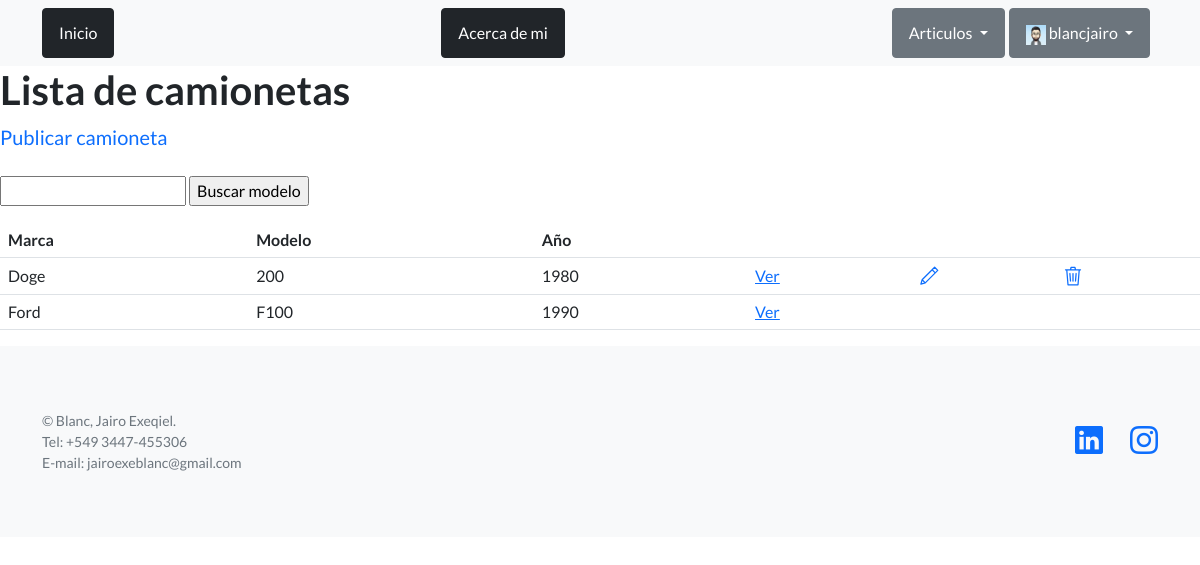
Before: /listados/lista_camionetas/ (signed in) with the older database file.
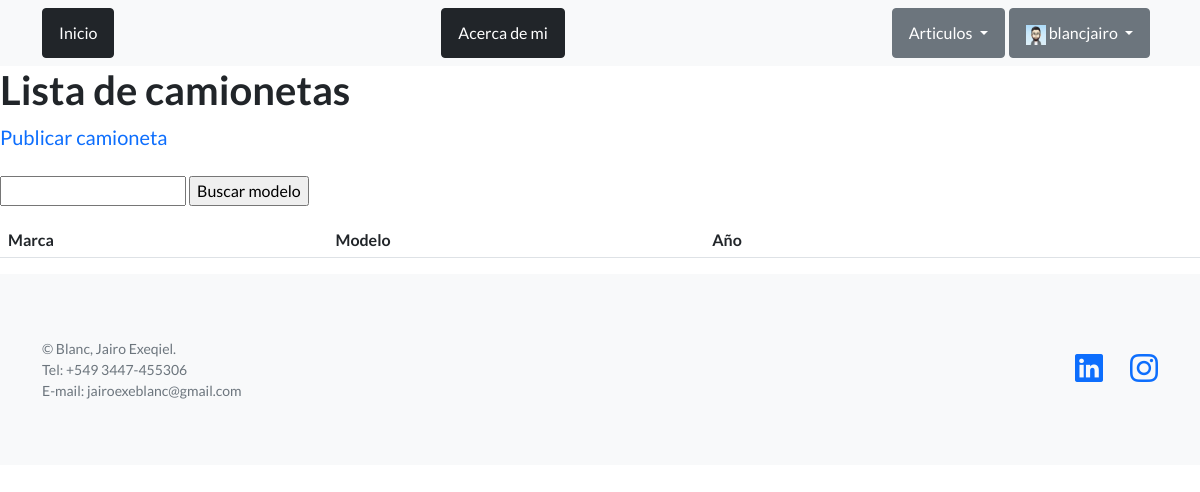
After: the same page with the newer database file.
### perfiles/models.py (models this page shows, shortened)
class Avatar(models.Model):
   user = models.OneToOneField(User, on_delete=models.CASCADE, null=True)
   imagen = models.ImageField(upload_to='avatares', null=True, blank=True)

### app_proyecto/models.py (models this page shows, shortened)
class Vehiculos(models.Model):
    marca = models.CharField(max_length=50)
    modelo = models.CharField(max_length=50)
    ano = models.CharField(max_length=4)
    color = models.CharField(max_length=15)
    equipamiento = models.CharField(max_length=100)
    descripcion = models.CharField(max_length=200)
    creador = models.ForeignKey(User, on_delete=models.SET_NULL, null=True)
    class Meta:
        abstract = True

class Camionetas(Vehiculos):
    pass

### app_proyecto/views.py (the view)
# urls.py: path('lista_camionetas/', camionetasListView.as_view(), name="camionetas"),
class camionetasListView(ListView):
    model = Camionetas
    template_name='app_proyecto/lista_camionetas.html'

### app_proyecto/templates/app_proyecto/lista_camionetas.html (shortened to what this page needs)
{% extends "app_proyecto/base.html" %}
{% block contenido%}
<section>
    <div>
        <h1>Lista de camionetas</h1>
        <a class="navbar-brand" href="{% url 'subir_camionetas' %}"> Publicar camioneta </a>
        <br><br>
        <form action="{% url 'buscar_camionetas' %}" method="POST">
            <input type="text" name="busqueda">
            <input type="submit" value="Buscar modelo">
        </form>
        <table class="table">
            <tbody>
                <tr>
                    <th> Marca </th>
                    <th> Modelo </th>
                    <th> Año </th>
                    <th>  </th>
                    <th>  </th>
                    <th>  </th>
                </tr>
                <tr>
                {% for camioneta in object_list %}
                    <td> {{camioneta.marca}} </td>
                    <td> {{camioneta.modelo}} </td>
                    <td> {{camioneta.ano}} </td>
                    <td>
                        <a href="{% url 'ver_camionetas' camioneta.id %}"> Ver </a>
                    </td>
                    <td>
                        {%if user == camioneta.creador %}
                        <a href="{% url 'editar_camionetas' camioneta.id %}"> <svg id="i-edit" xmlns="http://www.w3.org/2000/svg" viewBox="0 0 32 32" width="20" height="20" fill="none" stroke="currentcolor" stroke-linecap="round" stroke-linejoin="round" stroke-width="2">
                            <path d="M30 7 L25 2 5 22 3 29 10 27 Z M21 6 L26 11 Z M5 22 L10 27 Z" />
                        </svg>  </a>
                        {% endif %}
                    </td>
                    <td>
                        {%if user == camioneta.creador %}
                        <a href="{% url 'eliminar_camionetas' camioneta.id %}"> <svg id="i-trash" xmlns="http://www.w3.org/2000/svg" viewBox="0 0 32 32" width="20" height="20" fill="none" stroke="currentcolor" stroke-linecap="round" stroke-linejoin="round" stroke-width="2">
                            <path d="M28 6 L6 6 8 30 24 30 26 6 4 6 M16 12 L16 24 M21 12 L20 24 M11 12 L12 24 M12 6 L13 2 19 2 20 6" />
                        </svg></a>
                        {% endif %}
                    </td>
                </tr>
                {% endfor %}
            </tbody>
        </table>
    </div>
</section>
{% endblock contenido%}

### app_proyecto/templates/app_proyecto/base.html (shortened to what this page needs)
{% load static %}
<html lang="en">
    <head>
        <link href="https://cdn.jsdelivr.net/npm/bootstrap-icons@1.5.0/font/bootstrap-icons.css" rel="stylesheet" type="text/css" />
        <link href="{% static 'css/styles.css' %}" rel = "stylesheet"/>
    </head>
    <body>
        <nav class="navbar navbar-light bg-light static-top">
            <div class="container">
                <a class="btn btn-dark" href="{% url 'inicio'%}">Inicio</a>
                <a class="btn btn-dark" href="{% url 'sobre_mi'%}">Acerca de mi</a>
                <div class="d-flex">
                    <div class="dropdown me-1">
                      <button type="button" class="btn btn-secondary dropdown-toggle" data-bs-toggle="dropdown" aria-expanded="false" data-bs-offset="10,20">
                        Articulos
                      </button>
                    </div>
                    {% if user.is_authenticated %}
                        {% if user.avatar.imagen.url == "" %}
                            <div class="dropdown me-2">
                                <button type="button" class="btn btn-secondary dropdown-toggle" data-bs-toggle="dropdown" aria-expanded="false" data-bs-offset="10,20">
                                    {{user}}
                                </button>
                                <ul class="dropdown-menu">
                                <li><a class="navbar-brand" href="{% url 'editar_perfil'%}">Editar mi perfil</a></li>
                                <li><a class="navbar-brand" href="{% url 'agregar_avatar'%}">Agregar Avatar</a></li>
                                <li><hr class="dropdown-divider"></li>
                                <li><a class="navbar-brand" href="{% url 'logout'%}">Cerrar sesión</a></li>
                                </ul>
                            </div>
                        {% else %}
                            <div class="dropdown me-2">
                                <button type="button" class="btn btn-secondary dropdown-toggle" data-bs-toggle="dropdown" aria-expanded="false" data-bs-offset="10,20">
                                  <img src="{{ user.avatar.imagen.url }}" viewBox="0 0 20 20" width="20" height="20"/> {{user}}
                                </button>
                            </div>
                        {% endif %}
                    {% else %}
                <div>
                    <a class="btn btn-success" href="{% url 'login'%}">Inicio de sesión</a>
                    <a class="btn btn-dark" href="{% url 'registro'%}">Registrarse</a>
                </div>
                    {% endif %}
                </div>
            </div>
        </nav>
        {% block contenido%}{% endblock contenido%}
        <footer class="footer bg-light">
            <div class="container">
                <div class="row">
                    <div class="col-lg-6 h-100 text-center text-lg-start my-auto">
                        <p class="text-muted small mb-4 mb-lg-0">&copy; Blanc, Jairo Exeqiel.</p>
                        <p class="text-muted small mb-4 mb-lg-0">Tel: +549 3447-455306</p>
                        <p class="text-muted small mb-4 mb-lg-0">E-mail: jairoexeblanc@gmail.com</p>
                    </div>
                    <div class="col-lg-6 h-100 text-center text-lg-end my-auto">
                        <ul class="list-inline mb-0">
                            <li class="list-inline-item me-4">
                                <a href="https://www.linkedin.com/in/jairo-blanc-b9831523b/"><i class="bi-linkedin fs-3"></i></a>
                            </li>
                            <li class="list-inline-item">
                                <a href="https://www.instagram.com/blancjairo/"><i class="bi-instagram fs-3"></i></a>
                            </li>
                        </ul>
                    </div>
                </div>
            </div>
        </footer>
    </body>
</html>

Changed rows visible on the page:
removed Camionetas: marca "Doge", modelo "200", ano "1980"
removed Camionetas: marca "Ford", modelo "F100", ano "1990"
